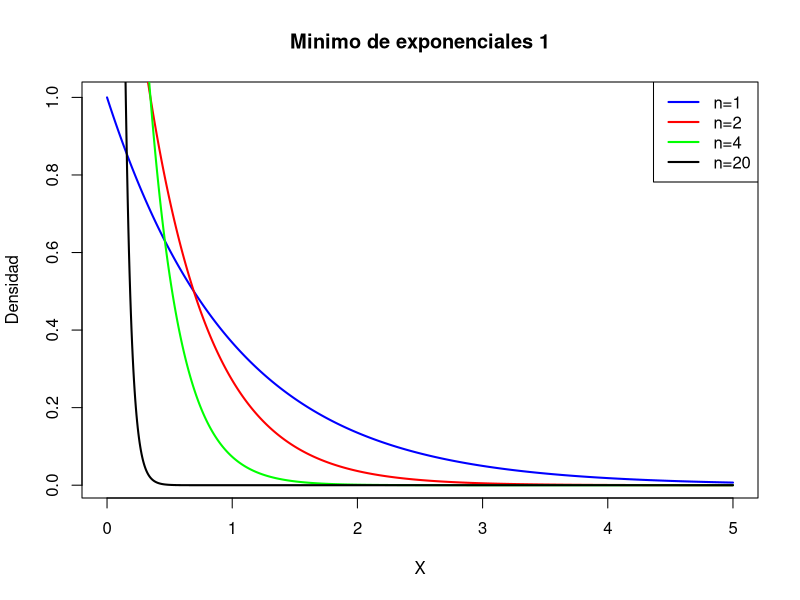
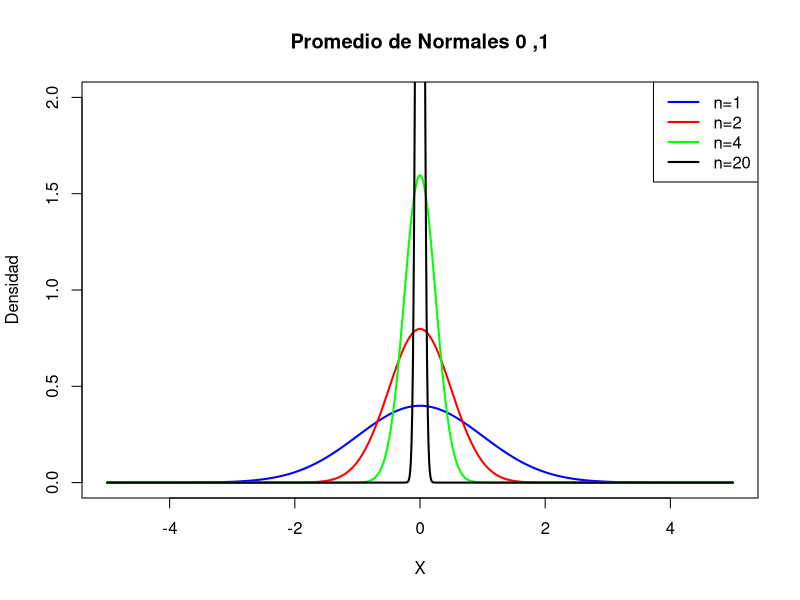
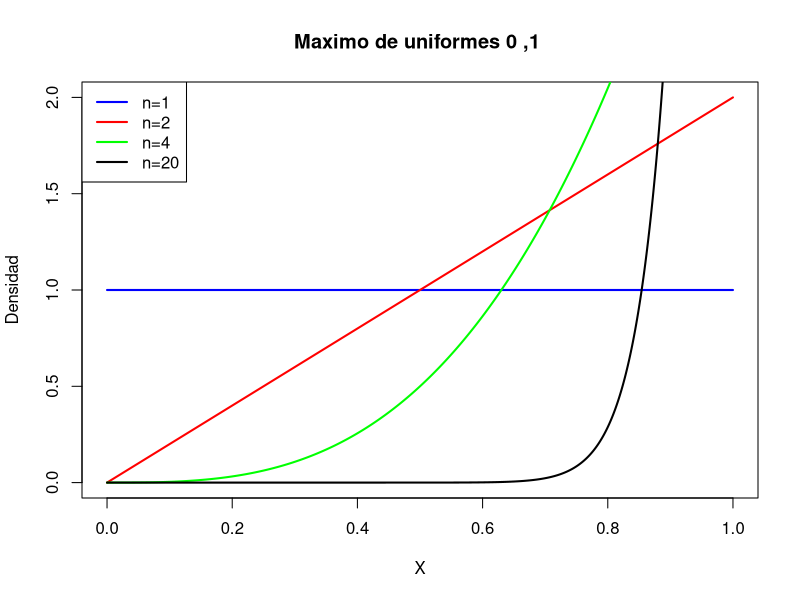

These charts were generated, in order, by the following R code:
# Distribucion de SUcesiones

# minimo de exponenciales
vals<- seq(0, 5, length.out = 1000)
densidad_mine<- function(n,t){dexp(vals,rate=n)}
densidad1 <-densidad_mine(1,vals) 
densidad2 <-densidad_mine(2,vals) 
densidad4 <-densidad_mine(4,vals) 
densidad20 <-densidad_mine(20,vals) 

plot(vals, densidad1, type = "l", 
     main="Minimo de exponenciales 1", xlab = "X",
     ylab = "Densidad", 
     col = "blue", 
     lwd = 2)

lines(vals, densidad2, type = "l", 
     col = "red", 
     lwd = 2)
lines(vals, densidad4, type = "l", 
     col = "green", 
     lwd = 2)
lines(vals, densidad20, type = "l", 
     col = "black", 
     lwd = 2)
# Agregar leyenda
legend("topright", 
       legend = c("n=1", "n=2", "n=4", "n=20"), 
       col = c("blue", "red", "green", "black"), 
       lwd = 2)



# Distribucion de SUcesiones

# minimo de exponenciales
vals<- seq(-5, 5, length.out = 1000)
densidad_mine<- function(n,t){dexp(vals,rate=n)}
densidad1 <-dnorm(vals,0,1) 
densidad2 <-dnorm(vals,0,1/2)
densidad4 <-dnorm(vals,0,1/4)
densidad20 <-dnorm(vals,0,1/20)

plot(vals, densidad1, type = "l", 
     main="Promedio de Normales 0 ,1",ylim=c(0,2), xlab = "X",
     ylab = "Densidad", 
     col = "blue", 
     lwd = 2)

lines(vals, densidad2, type = "l", 
      col = "red", 
      lwd = 2)
lines(vals, densidad4, type = "l", 
      col = "green", 
      lwd = 2)
lines(vals, densidad20, type = "l", 
      col = "black", 
      lwd = 2)
# Agregar leyenda
legend("topright", 
       legend = c("n=1", "n=2", "n=4", "n=20"), 
       col = c("blue", "red", "green", "black"), 
       lwd = 2)


# Maximo de uniformes
vals<- seq(0, 1, length.out = 1000)
densidad_maxu<- function(n,t){n*t^{n-1}}
densidad1 <-densidad_maxu(1,vals) 
densidad2 <-densidad_maxu(2,vals) 
densidad4 <-densidad_maxu(4,vals) 
densidad20 <-densidad_maxu(20,vals) 

plot(vals, densidad1, type = "l", 
     main="Maximo de uniformes 0 ,1 ", xlab = "X",
     ylim=c(0,2),ylab = "Densidad", 
     col = "blue", 
     lwd = 2)

lines(vals, densidad2, type = "l", 
      col = "red", 
      lwd = 2)
lines(vals, densidad4, type = "l", 
      col = "green", 
      lwd = 2)
lines(vals, densidad20, type = "l", 
      col = "black", 
      lwd = 2)
# Agregar leyenda
legend("topleft", 
       legend = c("n=1", "n=2", "n=4", "n=20"), 
       col = c("blue", "red", "green", "black"), 
       lwd = 2)


